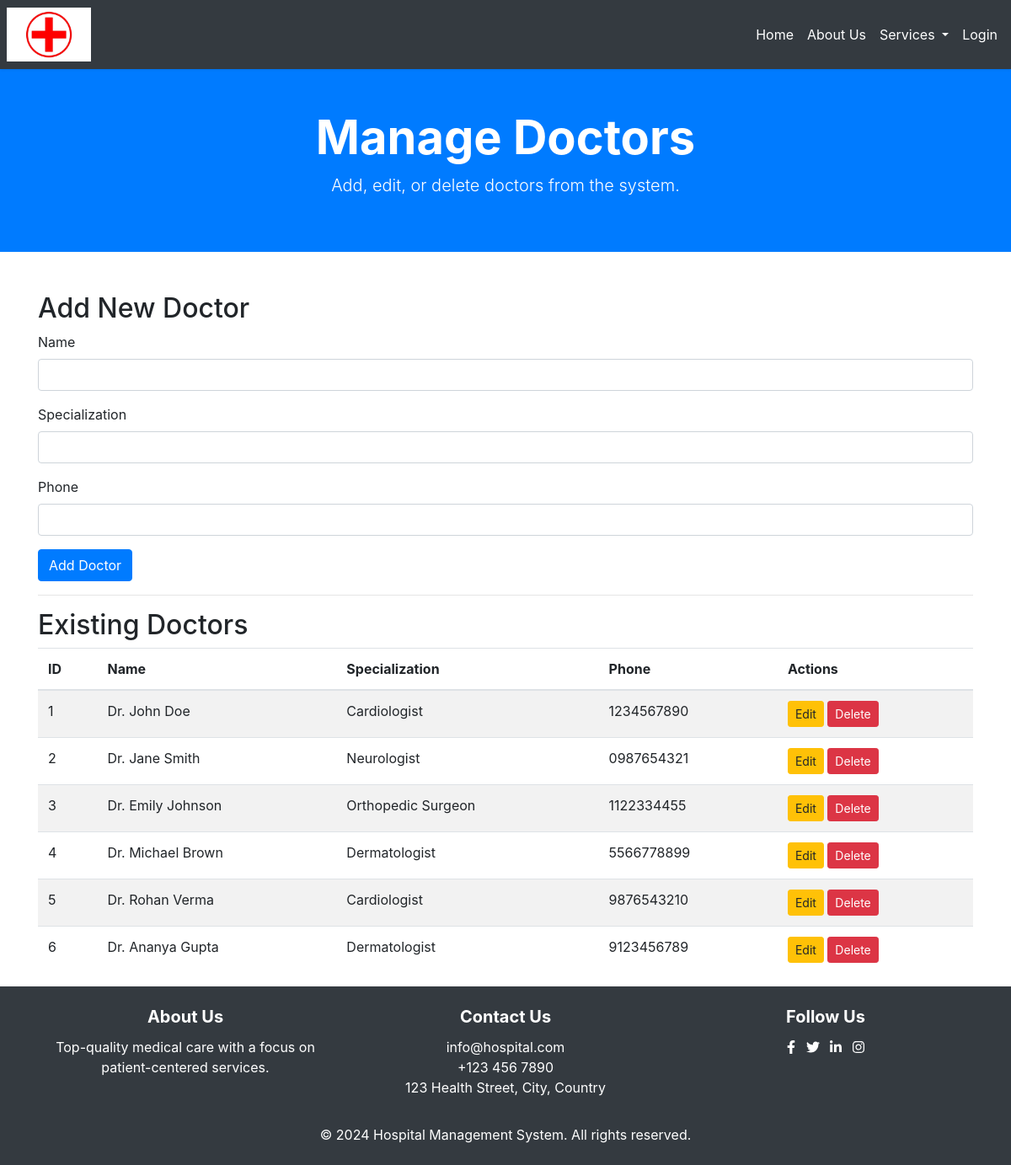
The page /manage_doctors.php on the database its author committed.
### tables this page shows
CREATE TABLE `doctors` (
  `id` int(11) NOT NULL,
  `name` varchar(255) NOT NULL,
  `specialization` varchar(255) NOT NULL,
  `email` varchar(255) NOT NULL,
  `phone` varchar(20) NOT NULL,
  `address` text DEFAULT NULL,
  `availability` text DEFAULT NULL,
  `qualification` text DEFAULT NULL,
  `profile_picture` varchar(255) DEFAULT NULL,
  `created_at` timestamp NOT NULL DEFAULT current_timestamp()
);

### manage_doctors.php (the view, shortened to what this page needs)
<?php
include('header.php');
include('db_connection.php');
$query = "SELECT * FROM doctors";
$result = $conn->query($query);
?>
<header class="bg-primary text-white text-center py-5">
    <div class="container">
        <h1 class="display-4 font-weight-bold">Manage Doctors</h1>
        <p class="lead">Add, edit, or delete doctors from the system.</p>
    </div>
</header>
<main class="container mt-5">
    <div class="row">
        <div class="col-md-12">
            <h2>Add New Doctor</h2>
            <form action="manage_doctors.php" method="post">
                <div class="form-group">
                    <label for="name">Name</label>
                    <input type="text" class="form-control" id="name" name="name" required>
                </div>
                <div class="form-group">
                    <label for="specialization">Specialization</label>
                    <input type="text" class="form-control" id="specialization" name="specialization" required>
                </div>
                <div class="form-group">
                    <label for="phone">Phone</label>
                    <input type="text" class="form-control" id="phone" name="phone" required>
                </div>
                <button type="submit" class="btn btn-primary" name="add_doctor">Add Doctor</button>
            </form>
            <hr>
            <h2>Existing Doctors</h2>
            <table class="table table-striped">
                <thead>
                    <tr>
                        <th>ID</th>
                        <th>Name</th>
                        <th>Specialization</th>
                        <th>Phone</th>
                        <th>Actions</th>
                    </tr>
                </thead>
                <tbody>
                    <?php while ($row = $result->fetch_assoc()): ?>
                        <tr>
                            <td><?php echo $row['id']; ?></td>
                            <td><?php echo $row['name']; ?></td>
                            <td><?php echo $row['specialization']; ?></td>
                            <td><?php echo $row['phone']; ?></td>
                            <td>
                                <button class="btn btn-warning btn-sm" data-toggle="modal" data-target="#editModal" data-id="<?php echo $row['id']; ?>" data-name="<?php echo $row['name']; ?>" data-specialization="<?php echo $row['specialization']; ?>" data-phone="<?php echo $row['phone']; ?>">Edit</button>
                                <form action="manage_doctors.php" method="post" style="display:inline;">
                                    <button type="submit" class="btn btn-danger btn-sm" name="delete_doctor">Delete</button>
                                </form>
                            </td>
                        </tr>
                    <?php endwhile; ?>
                </tbody>
            </table>
        </div>
    </div>
</main>
<?php include('footer.php'); ?>

### styles.css (style rules this page uses)
html, body { height: 100%; margin: 0; }
body { display: flex; flex-direction: column; }
main { flex: 1; }

### rows shown on the page
doctors: id "1", name "Dr. John Doe", specialization "Cardiologist", phone "1234567890"
doctors: id "2", name "Dr. Jane Smith", specialization "Neurologist", phone "0987654321"
doctors: id "3", name "Dr. Emily Johnson", specialization "Orthopedic Surgeon", phone "1122334455"
doctors: id "4", name "Dr. Michael Brown", specialization "Dermatologist", phone "5566778899"
doctors: id "5", name "Dr. Rohan Verma", specialization "Cardiologist", phone "9876543210"
doctors: id "6", name "Dr. Ananya Gupta", specialization "Dermatologist", phone "9123456789"
